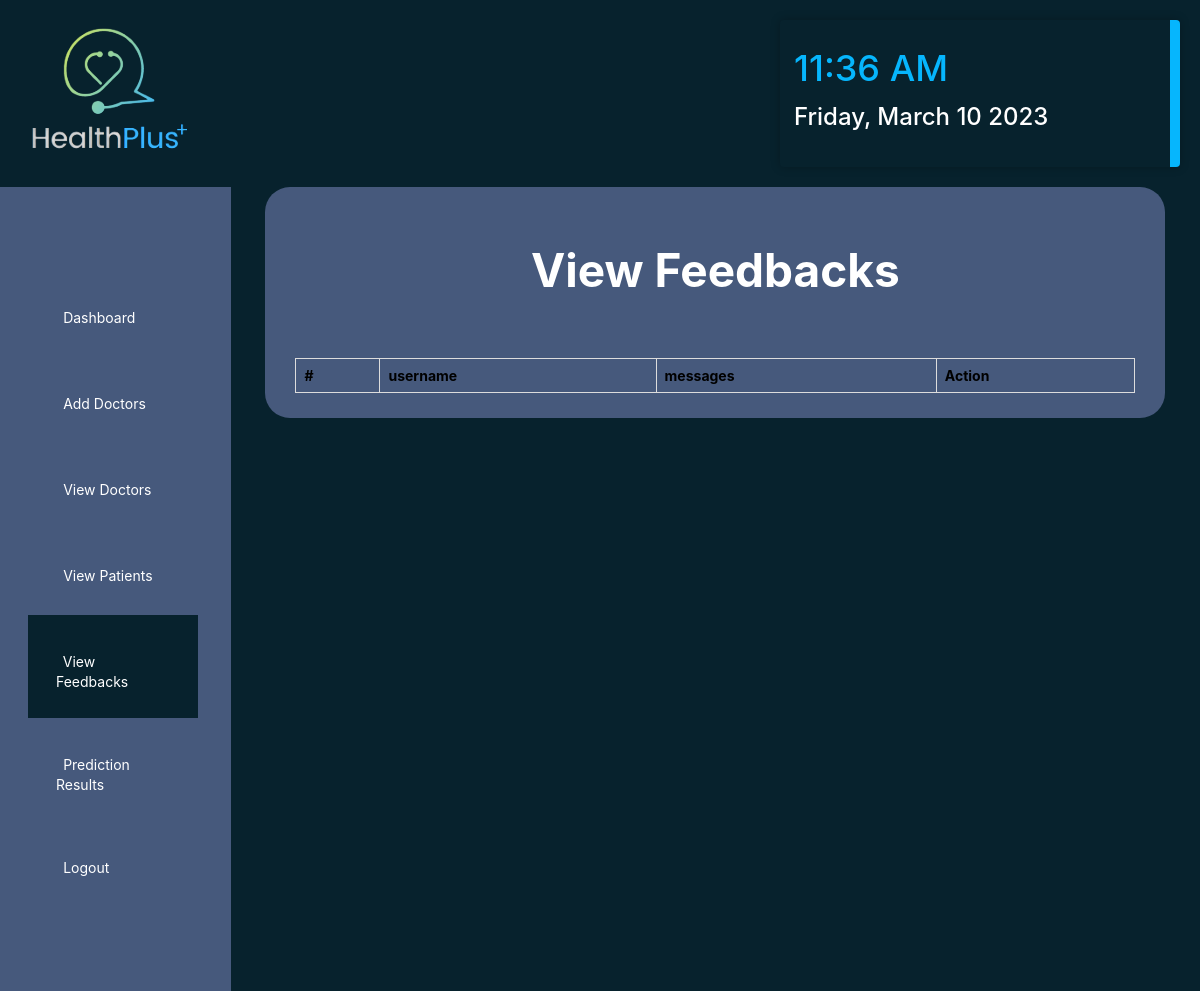
Page /admin_view_feedback (signed in) on the earlier database version.
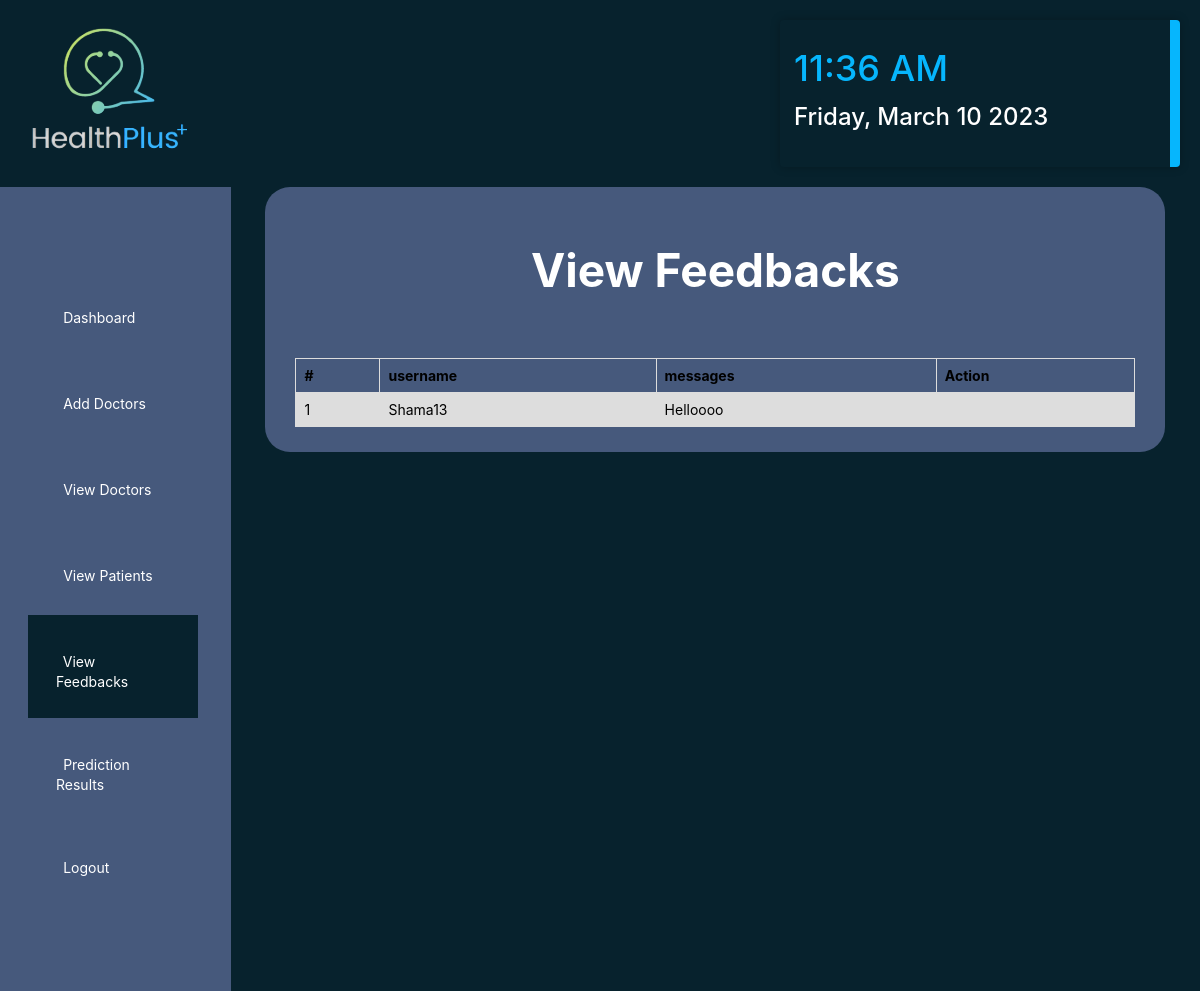
Same page on the later database version.
### healthApp/models.py (models this page shows, shortened)
class Feedback(models.Model):
    user = models.ForeignKey(User, on_delete=models.CASCADE, null=True)
    messages = models.TextField(null=True)
    date = models.DateField(auto_now=True)

### healthApp/views.py (the view)
# urls.py: path('admin_view_feedback', views.AdminViewFeedbackPage,
@login_required(login_url="login")
def AdminViewFeedbackPage(request):
    feedback = Feedback.objects.all()
    feedback_dict = {'feedbacks': feedback}
    return render(request, 'Admin_ViewFeedback.html', feedback_dict)

### templates/Admin_ViewFeedback.html (shortened to what this page needs)
<!DOCTYPE html>
<html lang="en">
    {% load static %}
    <head>
        <link rel="stylesheet" href="{% static 'css/styles.css' %}" type="text/css" media="all">
        <link rel="stylesheet" href="https://unicons.iconscout.com/release/v4.0.0/css/line.css">
        <link rel="stylesheet" href="https://cdnjs.cloudflare.com/ajax/libs/font-awesome/6.0.0-beta3/css/all.min.css"
 />
        <link rel="stylesheet" type="text/css" href="https://cdn.datatables.net/v/dt/jszip-2.5.0/dt-1.13.2/b-2.3.4/b-html5-2.3.4/b-print-2.3.4/datatables.min.css"/>
    </head>
    <body>
        <header class="row">
            <a href="{% url 'welcome' %}">
                <img src="{% static 'Images/Logo.png' %}" alt="">
            </a>
            <div class="dateTime">
                <div class="time"></div>
                <div class="date"></div>
            </div>
        </header>
        <div class="wrapper">
            <div class="sidebar">
                <ul>
                    <li><a href="{% url 'admin_dashboard' %}">
                            Dashboard</a></a></li>
                    <li><a href="{% url 'admin_add_doctor' %}"></i>Add Doctors</a></li>
                    <li><a href="{% url 'admin_view_doctor' %}"></i>View Doctors</a></li>
                    <li><a href="{% url 'admin_view_patient' %}"></i>View
                            Patients</a></li>
                    <li class="is-active"><a href="{% url 'admin_view_feedback' %}">View Feedbacks</a>
                    </li>
                    <li><a href="{% url 'admin_view_prediction' %}">Prediction Results</a>
                    </li>
                    <li><a href="{% url 'logout_user' %}">Logout</a></li>
                </ul>
            </div>
            <div class="historyContainer">
                <h1>
                    View Feedbacks
                </h1>
                <div class="table-responsive">
                    <table id="myTable">
                        <thead>
                            <tr>
                                <th>#</th>
                                <th>username</th>
                                <th>messages</th>
                                <th>Action</th>
                            </tr>
                        </thead>
                        <tbody>
                            {% for i in feedbacks%}
                            <tr>
                                <td>{{forloop.counter}}</td>
                                <td>{{i.user.username}}</td>
                                <td>{{i.messages}}</td>
                                <td>
                                </td>
                            </tr>
                            {% endfor %}
                        </tbody>
                    </table>
                </div>
            </div>
        </div>
    </body>
</html>

Differences in the rows shown:
added Feedback: user.username "Shama13", messages "Helloooo"
